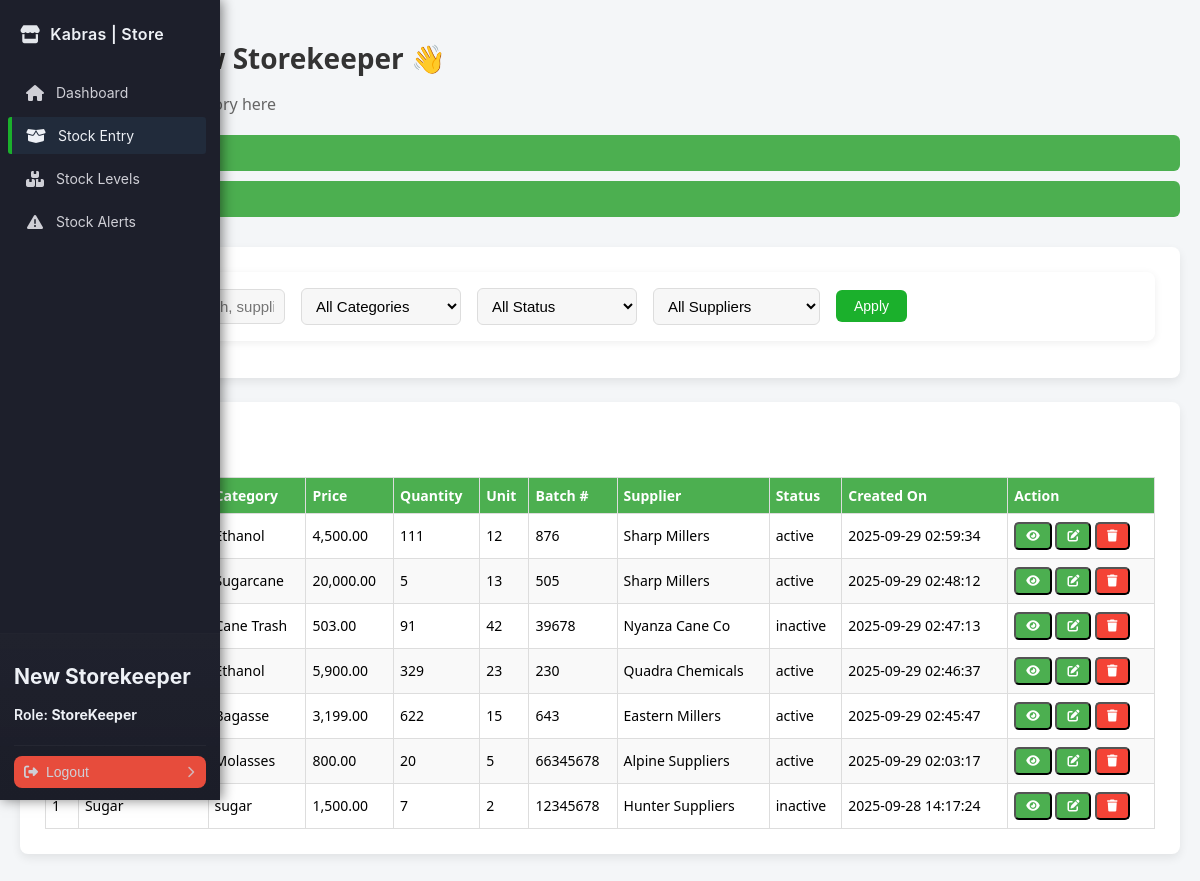
/storekeeper/stock_entry.php (signed in), run on an earlier commit of the app's database.
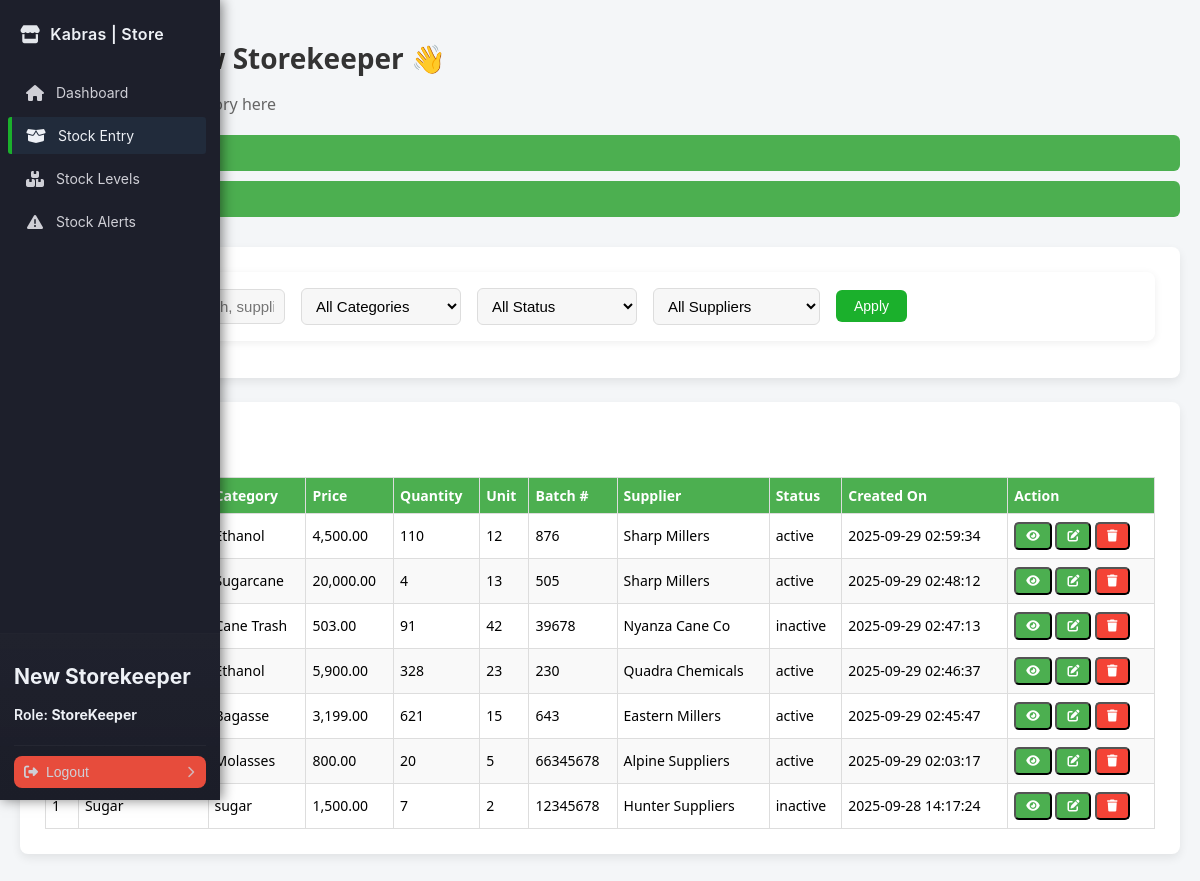
And on a later commit of the database.
### tables this page shows
CREATE TABLE `products` (
  `id` int NOT NULL AUTO_INCREMENT,
  `name` varchar(100) NOT NULL,
  `category` varchar(50) DEFAULT NULL,
  `description` text,
  `price` decimal(10,2) NOT NULL,
  `stock_quantity` int DEFAULT '0',
  `unit` varchar(20) DEFAULT NULL,
  `batch_number` varchar(50) DEFAULT NULL,
  `expiry_date` date DEFAULT NULL,
  `production_date` date DEFAULT NULL,
  `supplier` varchar(100) DEFAULT NULL,
  `status` varchar(20) DEFAULT 'active',
  `created_by` int DEFAULT NULL,
  `created_at` timestamp NULL DEFAULT CURRENT_TIMESTAMP,
  `updated_at` timestamp NULL DEFAULT CURRENT_TIMESTAMP ON UPDATE CURRENT_TIMESTAMP,
  PRIMARY KEY (`id`),
  KEY `created_by` (`created_by`),
  CONSTRAINT `products_ibfk_1` FOREIGN KEY (`created_by`) REFERENCES `users` (`id`)
);

### config/database.php (called while the page is built, shortened)
<?php
class Database
{
    private $host = 'localhost';
    private $db   = 'kabras_store';
    private $user = 'root';
    private $pass = 'Hunter42.';
    private $charset = 'utf8mb4';
    public function connect()
    {
        $dsn = "mysql:host={$this->host};dbname={$this->db};charset={$this->charset}";
        try {
            $this->pdo = new PDO($dsn, $this->user, $this->pass, [
                PDO::ATTR_ERRMODE => PDO::ERRMODE_EXCEPTION,
                PDO::ATTR_DEFAULT_FETCH_MODE => PDO::FETCH_ASSOC,
            ]);
            return $this->pdo;
        } catch (PDOException $e) {
            die('Database connection failed: ' . $e->getMessage());
        }
    }
}

### handlers/AuthHandler.php (called while the page is built, shortened)
<?php
require_once __DIR__ . '/../app/models/User.php';
class AuthHandler
{
    private $sessionTimeout = 3600;
    public function __construct()
    {
        $this->userModel = new User();
        $defaultAdminEmail = 'admin@kabrasugar.com';
        if (!$this->userModel->findByEmail($defaultAdminEmail)) {
            $adminData = [
                'name' => 'Default Admin',
                'email' => $defaultAdminEmail,
                'phone' => '',
                'national_id' => '',
                'password' => 'hunter123',
                'role' => 'admin'
            ];
            $this->userModel->createUser($adminData);
        }
    }
    public function isLoggedIn()
    {
        return isset($_SESSION['user_id']) &&
            (time() - $_SESSION['login_time']) < $this->sessionTimeout;
    }
    public function getCurrentUser()
    {
        return [
            "id" => $_SESSION['user_id'],
            "name" => $_SESSION['user_name'],
            "email" => $_SESSION['user_email'],
            "role" => $_SESSION['user_role']
        ];
    }
}

### app/models/User.php (called while the page is built, shortened)
<?php
require_once __DIR__ . '../../../config/database.php';
class User
{
    private $db;
    public function __construct()
    {
        $this->db = (new Database())->connect();
    }
    public function findByEmail($email)
    {
        $sql = "SELECT * FROM users WHERE email = :email LIMIT 1";
        $stmt = $this->db->prepare($sql);
        $stmt->execute([':email' => $email]);
        return $stmt->fetch(PDO::FETCH_ASSOC);
    }
}

### handlers/ProductHandler.php (called while the page is built, shortened)
<?php
require_once __DIR__ . '/../config/database.php';
class ProductHandler
{
    private $db;
    public function __construct()
    {
        $this->db = (new Database())->connect();
    }
    public function getAllProducts()
    {
        $sql = "SELECT * FROM products ORDER BY created_at DESC";
        $stmt = $this->db->query($sql);
        return $stmt->fetchAll(PDO::FETCH_ASSOC);
    }
}

### storekeeper/stock_entry.php (the view, shortened to what the changed rows need)
<?php
require_once '../handlers/AuthHandler.php';
require_once '../handlers/ProductHandler.php';
$authHandler = new AuthHandler();
$productHandler = new ProductHandler();
$currentUser = $authHandler->getCurrentUser();
$products = $productHandler->getAllProducts();
?>
<!DOCTYPE html>
<html lang="en">
<head>
    <link rel="stylesheet" href="../assets/css/stock_entry.css">
    <link rel="stylesheet" href="../assets/css/sidebar.css">
</head>
<body>
    <?php include '../includes/sidebar.php'; ?>
    <main class="main-content">
        <h1>Welcome, <?php echo htmlspecialchars($currentUser['name']); ?> 👋</h1>
        <section id="stock-table" class="card-section">
            <h2>Current Stock</h2>
            <table>
                <thead>
                    <tr>
                        <th>ID</th>
                        <th>Product Name</th>
                        <th>Category</th>
                        <th>Price</th>
                        <th>Quantity</th>
                        <th>Unit</th>
                        <th>Batch #</th>
                        <th>Supplier</th>
                        <th>Status</th>
                        <th>Created On</th>
                        <th>Action</th>
                    </tr>
                </thead>
                <tbody>
                    <?php foreach ($products as $product): ?>
                        <tr>
                            <td><?php echo $product['id']; ?></td>
                            <td><?php echo htmlspecialchars($product['name']); ?></td>
                            <td><?php echo htmlspecialchars($product['category']); ?></td>
                            <td><?php echo number_format($product['price'], 2); ?></td>
                            <td><?php echo $product['stock_quantity']; ?></td>
                            <td><?php echo htmlspecialchars($product['unit']); ?></td>
                            <td><?php echo htmlspecialchars($product['batch_number']); ?></td>
                            <td><?php echo htmlspecialchars($product['supplier']); ?></td>
                            <td><?php echo htmlspecialchars($product['status']); ?></td>
                            <td><?php echo $product['created_at']; ?></td>
                            <td style="white-space:nowrap;">
                                <button class="btn-small" onclick="viewProduct(<?php echo $product['id']; ?>)"><i
                                        class="fas fa-eye"></i></button>
                                <button class="btn-small" onclick="editProduct(<?php echo $product['id']; ?>)"><i
                                        class="fas fa-edit"></i></button>
                                <button class="btn-small btn-danger"
                                    onclick="confirmDeleteProduct(<?php echo $product['id']; ?>)"><i
                                        class="fas fa-trash"></i></button>
                            </td>
                        </tr>
                    <?php endforeach; ?>
                </tbody>
            </table>
        </section>
    </main>
</body>
</html>

What changed in the data, as far as the page shows it:
changed products (number 1 of 7 on the later page): stock_quantity "111" → "110"
changed products "Sugarcane": stock_quantity "5" → "4"
changed products "Quadra Chemicals": stock_quantity "329" → "328"
changed products "Bagasse": stock_quantity "622" → "621"
